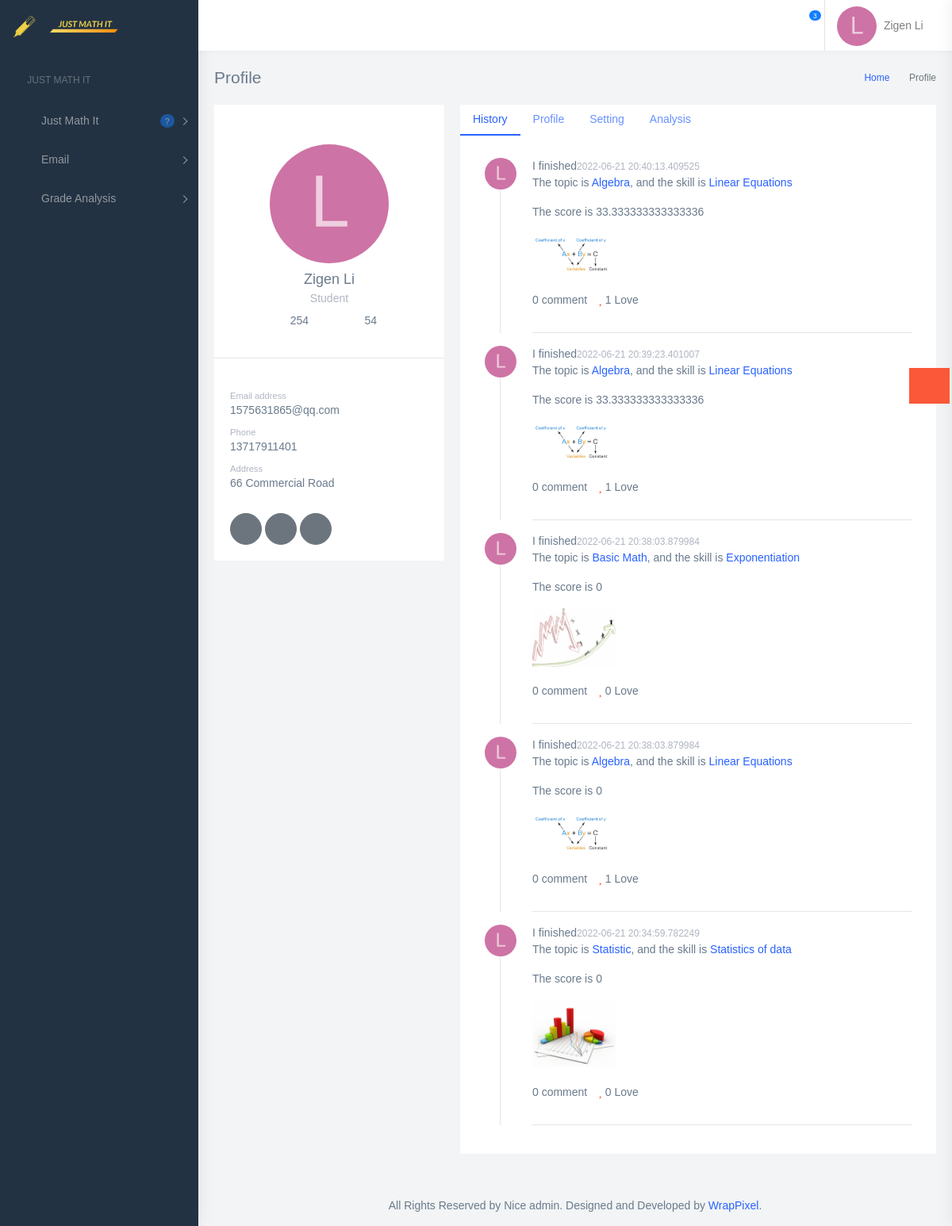
/profile (signed in), run on the app's committed database.
### models.py (models this page shows)
class Student(db.Model):
    id = db.Column(db.Integer, primary_key=True)
    email = db.Column(db.String(128), index=True, unique=True)
    firstname = db.Column(db.String(128))
    lastname = db.Column(db.String(128))
    dob = db.Column(db.String(128))
    password = db.Column(db.String(128))
    gender = db.Column(db.String(128))
    phone = db.Column(db.String(128))
    address = db.Column(db.String(128))
    school = db.Column(db.String(128))
    coins = db.Column(db.Integer())

class Score(db.Model):
    score_id = db.Column(db.Integer, primary_key=True)
    student_id = db.Column(db.Integer, db.ForeignKey('student.id'))
    skill_id = db.Column(db.Integer, db.ForeignKey('skills.skill_id'))
    score = db.Column(db.Integer)
    date = db.Column(db.DateTime, index=True, default=datetime.now())
    time = db.Column(db.String(128), nullable=True)

class Topics(db.Model):
    topic_id = db.Column(db.Integer, primary_key=True)
    topic_name = db.Column(db.String(128), index=True, unique=True)

class Skills(db.Model):
    skill_id = db.Column(db.Integer, primary_key=True)
    skill_name = db.Column(db.String(128), nullable=True)
    skill_introduction = db.Column(db.String(128), nullable=True)
    like = db.Column(db.Integer, default=0)
    topic_id = db.Column(db.Integer, db.ForeignKey('topics.topic_id'))

### app.py (the view, shortened to what this page needs)
@app.route('/profile', methods=['GET', 'POST'])
def profile():
    from models import db
    email = session.get('EMAIL')
    student = Student.query.filter(Student.email == email).first()
    teacher = Teacher.query.filter(Teacher.email == email).first()
    if student:
        student = Student.query.filter(Student.email == email).first()
        scores = Score.query.filter(Score.student_id == student.id).order_by(Score.date.desc()).all()
        skill_name_dict = {}
        topic_master_dict = {}
        topic_master_count = {}
        score_list = []
        for score in scores:
            skill = Skills.query.filter(Skills.skill_id == score.skill_id).first()
            topic = Topics.query.filter(Topics.topic_id == skill.topic_id).first()
            comment = Comments.query.filter(Comments.skill_id == skill.skill_id).count()
            t_name = topic.topic_name
            s_name = skill.skill_name
            score_list.append({
                'score': score.score,
                'date': score.date,
                'topic': t_name,
                'skill': s_name,
                'comment': comment,
                'like': skill.like
            })
            if skill_name_dict.get(s_name) is None:
                skill_name_dict[s_name] = 1
            else:
                skill_name_dict[s_name] += 1
            if topic_master_count.get(t_name) is None:
                topic_master_count[t_name] = 1
            else:
                topic_master_count[t_name] += 1
            if topic_master_dict.get(t_name) is None:
                topic_master_dict[t_name] = int(score.score)
            else:
                topic_master_dict[t_name] += int(score.score)
        for k in topic_master_dict.keys():
            topic_master_dict[k] = int(topic_master_dict[k]/topic_master_count[k])
        skill_statistic = {
            'skill_list': list(skill_name_dict.keys()),
            'skill_value_list': list(skill_name_dict.values()),
        }
        form = UpdateInfo()
        name = student.lastname
        image = open('static/images/icon/' + name[0] + ".png", 'rb')
        img_stream = image.read()
        img_stream = base64.b64encode(img_stream).decode('ascii')
        user_info = {
            'email': email,
            'first_name': student.firstname,
            'last_name': student.lastname,
            'profile_pic': img_stream,
            'phone': student.phone,
            'school': student.school,
            'address': student.address,
            'age': datetime.now().date().year - int(student.dob.split("-")[0]),
            'gender': student.gender,
            'password': student.password,
            'occupation': 'Student'
        }
    session['EMAIL'] = email
    return render_template('profile.html', user=user_info, form=form, skill_list=json.dumps(skill_statistic),
                           topic_master=topic_master_dict, score_list=score_list)

### app.py (called while the page is built)
@app.after_request
def add_header(r):
    r.headers["Cache-Control"] = "no-cache, no-store, must-revalidate"
    r.headers["Pragma"] = "no-cache"
    r.headers["Expires"] = "0"
    r.headers['Cache-Control'] = 'public, max-age=0'
    return r

### templates/profile.html (shortened to what this page needs)
<!DOCTYPE html>
<html dir="ltr" lang="en">
<head>
    <link href="{{ url_for('static',filename='profile/css/style.min.css') }}" rel="stylesheet">
</head>
<body>
    <div id="main-wrapper">
        <header class="topbar">
            <nav class="navbar top-navbar navbar-expand-md navbar-dark">
                <div class="navbar-header">
                    <div class="navbar-brand">
                        <a href="{{ url_for('index') }}" class="logo">
                            <b class="logo-icon">
                                <img src="{{ url_for('static',filename='images/logo-without-bg.png') }}" alt="homepage" class="light-logo" width="20%"/>
                            </b>
                            <span class="logo-text">
                                <img src="{{ url_for('static',filename='images/logo-text.png') }}" class="light-logo" alt="homepage" width="40%"/>
                            </span>
                        </a>
                        <a class="sidebartoggler d-none d-md-block" href="javascript:void(0)" data-sidebartype="mini-sidebar">
                            <i class="mdi mdi-toggle-switch mdi-toggle-switch-off font-20"></i>
                        </a>
                    </div>
                </div>
                <div class="navbar-collapse collapse" id="navbarSupportedContent">
                    <ul class="navbar-nav float-right">
                        <li class="nav-item dropdown">
                            <a class="nav-link dropdown-toggle waves-effect waves-dark" href="" id="2" data-toggle="dropdown" aria-haspopup="true" aria-expanded="false">
                                <i class="font-22 mdi mdi-email-outline"></i>
                            </a>
                        </li>
                        <li class="nav-item dropdown border-right">
                            <a class="nav-link dropdown-toggle waves-effect waves-dark" href="" data-toggle="dropdown" aria-haspopup="true" aria-expanded="false">
                                <i class="mdi mdi-bell-outline font-22"></i>
                                <span class="badge badge-pill badge-info noti">3</span>
                            </a>
                        </li>
                        <li class="nav-item dropdown">
                            <a class="nav-link dropdown-toggle waves-effect waves-dark pro-pic" href="" data-toggle="dropdown" aria-haspopup="true" aria-expanded="false">
                                <img alt="user" class="rounded-circle" width="50" height="50">
                                <span class="m-l-5 font-medium d-none d-sm-inline-block">{{ user.first_name }} {{ user.last_name }}<i class="mdi mdi-chevron-down"></i></span>
                            </a>
                        </li>
                    </ul>
                </div>
            </nav>
        </header>
        <aside class="left-sidebar">
            <div class="scroll-sidebar">
                <nav class="sidebar-nav">
                    <ul id="sidebarnav">
                        <li class="nav-small-cap">
                            <i class="mdi mdi-dots-horizontal"></i>
                            <span class="hide-menu">Just Math It</span>
                        </li>
                        <li class="sidebar-item">
                            <a class="sidebar-link has-arrow waves-effect waves-dark" href="javascript:void(0)" aria-expanded="false">
                                <i class="mdi mdi-av-timer"></i>
                                <span class="hide-menu">Just Math It</span>
                                <span class="badge badge-pill badge-info ml-auto m-r-15">?</span>
                            </a>
                        </li>
                        <li class="sidebar-item">
                            <a class="sidebar-link has-arrow waves-effect waves-dark" href="javascript:void(0)" aria-expanded="false">
                                <i class="mdi mdi-email"></i>
                                <span class="hide-menu">Email</span>
                            </a>
                        </li>
                        <li class="sidebar-item">
                            <a class="sidebar-link has-arrow waves-effect waves-dark" href="javascript:void(0)" aria-expanded="false">
                                <i class="mdi mdi-information-outline"></i>
                                <span class="hide-menu">Grade Analysis</span>
                            </a>
                        </li>
                    </ul>
                </nav>
            </div>
        </aside>
        <div class="page-wrapper">
            <div class="page-breadcrumb">
                <div class="row">
                    <div class="col-5 align-self-center">
                        <h4 class="page-title">Profile</h4>
                    </div>
                    <div class="col-7 align-self-center">
                        <div class="d-flex align-items-center justify-content-end">
                            <nav aria-label="breadcrumb">
                                <ol class="breadcrumb">
                                    <li class="breadcrumb-item">
                                        <a href="#">Home</a>
                                    </li>
                                    <li class="breadcrumb-item active" aria-current="page">Profile</li>
                                </ol>
                            </nav>
                        </div>
                    </div>
                </div>
            </div>
            <div class="container-fluid">
                <div class="row">
                    <div class="col-lg-4 col-xlg-3 col-md-5">
                        <div class="card">
                            <div class="card-body">
                                <center class="m-t-30"> <img class="rounded-circle" width="150" />
                                    <h4 class="card-title m-t-10">{{ user.first_name }} {{ user.last_name }}</h4>
                                    <h6 class="card-subtitle">{{ user.occupation }}</h6>
                                    <div class="row text-center justify-content-md-center">
                                        <div class="col-4"><a href="javascript:void(0)" class="link"><i class="icon-people"></i> <font class="font-medium">254</font></a></div>
                                        <div class="col-4"><a href="javascript:void(0)" class="link"><i class="icon-picture"></i> <font class="font-medium">54</font></a></div>
                                    </div>
                                </center>
                            </div>
                            <div>
                                <hr> </div>
                            <div class="card-body">
                                <small class="text-muted">Email address </small>
                                <h6>{{ user.email }}</h6>
                                <small class="text-muted p-t-30 db">Phone</small>
                                <h6>{{ user.phone }}</h6>
                                {% if user.occupation == 'Student' %}
                                <small class="text-muted p-t-30 db">Address</small>
                                <h6>{{ user.address }}</h6>
                                {% endif %}
                                <br/>
                                <button class="btn btn-circle btn-secondary"><i class="fab fa-facebook-f"></i></button>
                                <button class="btn btn-circle btn-secondary"><i class="fab fa-twitter"></i></button>
                                <button class="btn btn-circle btn-secondary"><i class="fab fa-youtube"></i></button>
                            </div>
                        </div>
                    </div>
                    <div class="col-lg-8 col-xlg-9 col-md-7">
                        <div class="card">
                            <ul class="nav nav-pills custom-pills" id="pills-tab" role="tablist">
                                <li class="nav-item">
                                    <a class="nav-link active" id="pills-timeline-tab" data-toggle="pill" href="#history" role="tab" aria-controls="pills-timeline" aria-selected="true">History</a>
                                </li>
                                <li class="nav-item">
                                    <a class="nav-link" id="pills-profile-tab" data-toggle="pill" href="#profile" role="tab" aria-controls="pills-profile" aria-selected="false">Profile</a>
                                </li>
                                <li class="nav-item">
                                    <a class="nav-link" id="pills-setting-tab" data-toggle="pill" href="#setting" role="tab" aria-controls="pills-setting" aria-selected="false">Setting</a>
                                </li>
                                {% if user.occupation == 'Student' %}
                                <li class="nav-item">
                                    <a class="nav-link" data-toggle="pill" href="#analysis" role="tab" aria-controls="pills-setting" aria-selected="false">Analysis</a>
                                </li>
                                {% endif %}
                            </ul>
                            <div class="tab-content" id="pills-tabContent">
                                <div class="tab-pane fade show active" id="history" role="tabpanel" aria-labelledby="pills-timeline-tab">
                                    <div class="card-body">
                                        {% for sc in score_list[0:5] %}
                                        <div class="profiletimeline m-t-0">
                                            <div class="sl-item">
                                                <div class="sl-left"> <img alt="user" class="rounded-circle" /> </div>
                                                <div class="sl-right">
                                                    <div>I finished<span class="sl-date">{{ sc['date'] }}</span>
                                                        <p>The topic is <a href="{{ url_for('topics',topic=sc['topic']) }}">{{ sc['topic'] }}</a>, and the skill is <a href="{{ url_for('skill_details',skill_=sc['skill']) }}">{{ sc['skill'] }}</a></p>
                                                        <p>The score is {{ sc['score'] }}</p>
                                                        <div class="row">
                                                            <div class="col-lg-3 col-md-6 m-b-20"><img src="{{ url_for('static',filename='images/skills/'+sc['skill']+'.png') }}" class="img-fluid rounded" /></div>
                                                        </div>
                                                        <div class="like-comm"> <a href="{{ url_for('skill_details',skill_=sc['skill']) }}" class="link m-r-10">{{ sc['comment'] }} comment</a> <a href="{{ url_for('skill_details',skill_=sc['skill']) }}" class="link m-r-10"><i class="fa fa-heart text-danger"></i> {{ sc['like'] }} Love</a> </div>
                                                    </div>
                                                </div>
                                            </div>
                                            <hr>
                                        </div>
                                        {% endfor %}
                                    </div>
                                </div>
                            </div>
                        </div>
                    </div>
                </div>
            </div>
            <footer class="footer text-center">
                All Rights Reserved by Nice admin. Designed and Developed by
                <a href="https://wrappixel.com">WrapPixel</a>.
            </footer>
        </div>
    </div>
    <aside class="customizer">
        <a href="javascript:void(0)" class="service-panel-toggle"><i class="fa fa-spin fa-cog"></i></a>
    </aside>
</body>
</html>

### data on the page
Student: first_name "Zigen", last_name "Li", email "1575631865@qq.com", phone "13717911401", address "66 Commercial Road"
Score: date "2022-06-21 20:40:13.409525", score "33.333333333333336"
Topics: topic "Algebra" "Algebra" "Algebra"
Skills: skill "Linear Equations" "Linear Equations" "Linear Equations", skill_name (picture)
Score: date "2022-06-21 20:39:23.401007", score "33.333333333333336"
Score: date "2022-06-21 20:38:03.879984"
Topics: topic "Basic Math"
Skills: skill "Exponentiation", skill_name (picture)
Score: date "2022-06-21 20:38:03.879984"
Score: date "2022-06-21 20:34:59.782249"
Topics: topic "Statistic"
Skills: skill "Statistics of data", skill_name (picture)

### other printed values
{{ user.occupation }} "Student"
{{ sc['comment'] }} "0" "0" "0" "0" "0"
{{ sc['like'] }} "1" "1" "0" "1" "0"
{{ sc['score'] }} "0" "0" "0"
